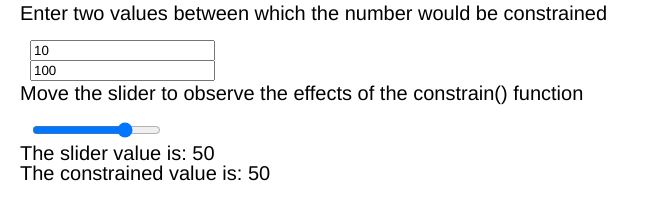
Frame 1 (no input)
Frame 60 (no input): identical to frame 1, image omitted
Frame 120 (the mouse pressed at the canvas centre since frame 60): identical to frame 1, image omitted

The p5.js sketch that drew this single still picture (run headless with seeded random() and noise() and a simulated clock; from frame 60 on, the mouse is pressed at the canvas centre):

// p5.js sketch
// ── sketch.js
function setup() {
  createCanvas(650, 200);
  textSize(20);

  inputElemA = createInput(10);
  inputElemA.position(30, 40);

  inputElemB = createInput(100);
  inputElemB.position(30, 60);

  sliderElem = createSlider(-100, 100, 50, 1);
  sliderElem.position(30, 120);
}

function draw() {
  clear();
  text("Enter two values between which the " +
    "number would be constrained", 20, 20);
  text("Move the slider to observe the effects" +
    " of the constrain() function", 20, 100);

  // Convert the string value to a number value 
  inputValA = Number(inputElemA.value());
  inputValB = Number(inputElemB.value());
  sliderVal = sliderElem.value();

  text("The slider value is: " + sliderVal, 20, 160);

  // Display the constrained value 
  text("The constrained value is: " +
    constrain(sliderVal, inputValA,
      inputValB), 20, 180);
}
